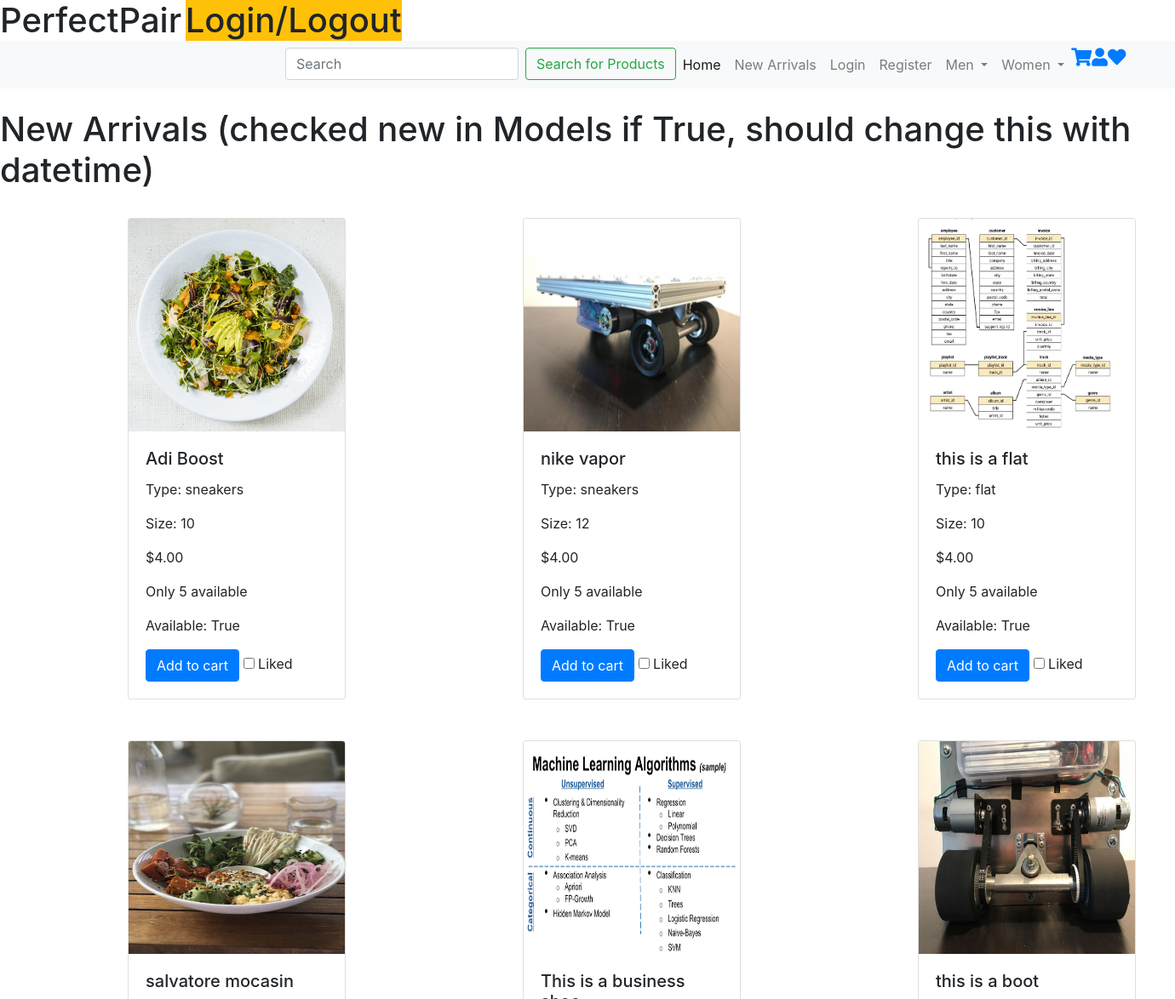
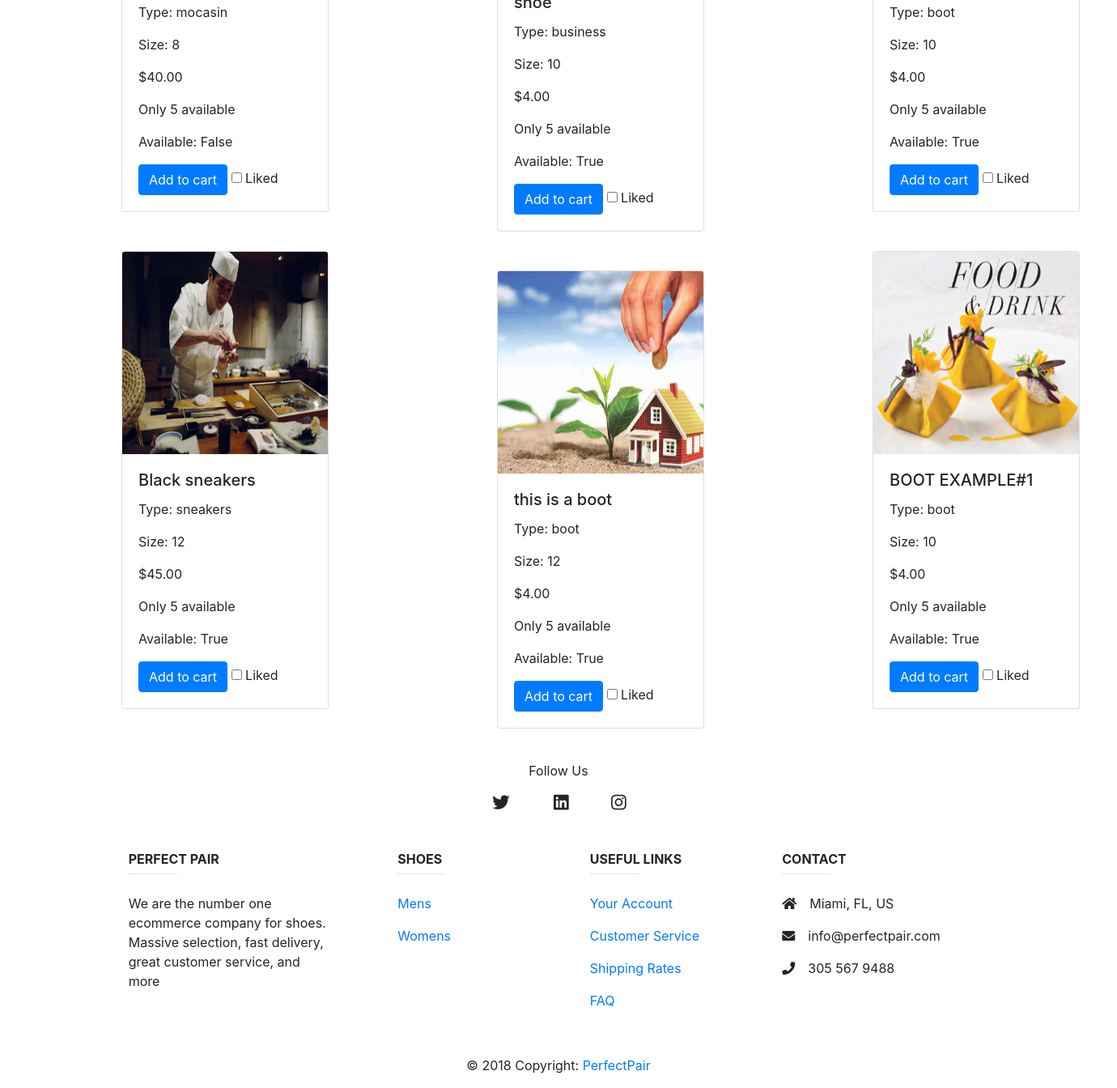
The app's page /shoe/new_arrivals with its own data (2 pictures, top to bottom).
### shoe/models.py (models this page shows, shortened)
class Shoe(models.Model):
	name 			= models.CharField(max_length=30, default="Boosts")
	image 			= models.ImageField(upload_to='shoe/', blank=True, null=True)
	style 			= models.CharField(max_length=20, default="sneakers")
	size 			= models.IntegerField(default=10)
	color 			= models.CharField(max_length=20, default="blue")
	brand 			= models.CharField(max_length=20, default="Nike")
	price 			= models.DecimalField(max_digits=4, decimal_places=2, default=4.00)
	availability 	= models.BooleanField(default=True)
	new 			= models.BooleanField(default=True)
	stock 			= models.IntegerField(default=5)
	gender_choices 	= (
        ('M', 'Male'),
        ('F', 'Female'),
    )
	gender 			= models.CharField(max_length=1, choices=gender_choices, default="M")
	date 			= models.DateField(("Date"), default=datetime.date.today)
	like 			= models.BooleanField(default=True)

### shoe/views.py (the view)
# urls.py: path('new_arrivals', views.new_arrivals, name="new_arrivals"),
def new_arrivals(request):
	template = 'shoe/new_arrivals.html'
	shoe_list = Shoe.objects.all()
	context = {
		'shoe_list': shoe_list,
	}
	return render(request, template, context)

### shoe/templates/shoe/new_arrivals.html
{% include "base.html" %}
{% load static %}
{% block content %}
<h1>New Arrivals (checked new in Models if True, should change this with datetime)</h1>
        <div class='card-columns mr-2'>
            {% for shoe in shoe_list %}
                {% if shoe.new == True %}
                    <div class="mb-4 mt-4 card text-left" style="width:16rem;">
                    <img src="{{shoe.image.url}}" class="card-img-top" style="width:254px; height:250px">
                    <div class="card-body" class="shadow-lg p-3 mb-5 bg-white rounded">
                        <h5 class="card-title">{{shoe.name}}</h5>
                        <p class="card-text">Type: {{shoe.style}}</p>
                        <p class="card-text">Size: {{shoe.size}}</p>
                        <p class="card-text">${{shoe.price}}</p>
                        <p class="card-text">Only {{shoe.stock}} available</p>
                        <p class="card-text">Available: {{shoe.availability}}</p>
                        <a href="{% url 'shoe:cart_list' %}"class="btn btn-primary" name='q1'>Add to cart</a>
                        <input id="apto" type="checkbox">
                        <label for="apto">Liked</label>
                    </div>
                    </div>
                {% endif %}
            {% endfor %}
        </div>
{% include 'footer.html' %}
{% endblock %}

### static-storage/css/custom.css (style rules this page uses)
.card { display:inline-block; margin-right: 20px; position: relative; left: 150px; }

### records on screen
Shoe: image (picture), name "Adi Boost", style "sneakers", size "10", price "4.00", stock "5", availability "True"
Shoe: image (picture), name "salvatore mocasin", style "mocasin", size "8", price "40.00", stock "5", availability "False"
Shoe: image (picture), name "Black sneakers", style "sneakers", size "12", price "45.00", stock "5", availability "True"
Shoe: image (picture), name "nike vapor", style "sneakers", size "12", price "4.00", stock "5", availability "True"
Shoe: image (picture), name "This is a business shoe", style "business", size "10", price "4.00", stock "5", availability "True"
Shoe: image (picture), name "this is a boot", style "boot", size "12", price "4.00", stock "5", availability "True"
Shoe: image (picture), name "this is a flat", style "flat", size "10", price "4.00", stock "5", availability "True"
Shoe: image (picture), name "this is a boot", style "boot", size "10", price "4.00", stock "5", availability "True"
Shoe: image (picture), name "BOOT EXAMPLE#1", style "boot", size "10", price "4.00", stock "5", availability "True"
